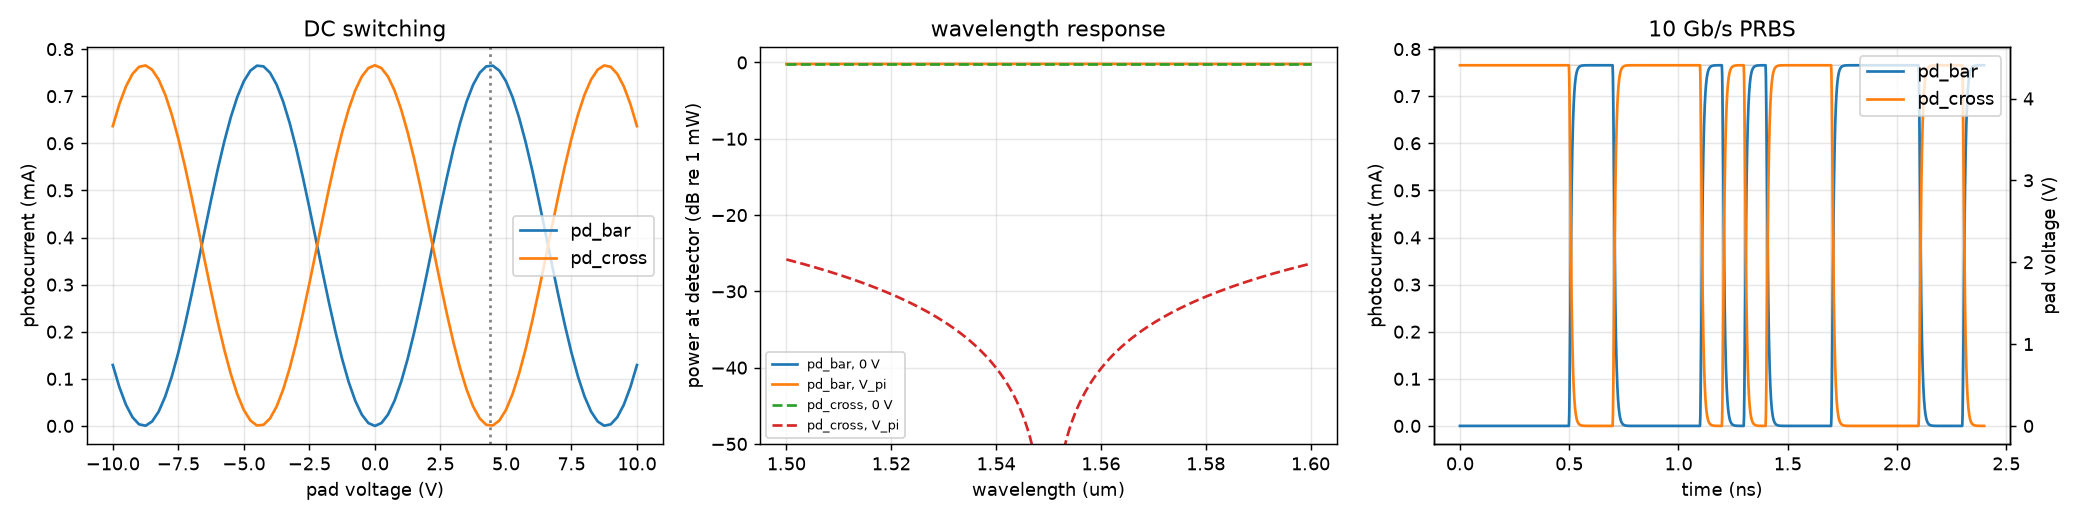

This chart was generated by the following Python code:
"""Example 12: simulating an optoelectronic chip as a circuit.

A small lithium niobate chip, laid out in gdsfactory: light enters an x-cut
MZI switch (photonfdtd.lnoi), whose signal electrode is wired to a bond pad;
each output runs to a waveguide photodetector biased from its own pads.
photonfdtd.circuit reads the layout's netlist, gives every instance a model
(the switch from its electroded cross-section, solved once and cached; the
waveguides from their length; the detectors from their responsivity), traces
the metal from the pads to the electrodes, and solves the whole chip.

1. DC: detector photocurrents against the pad voltage.
2. Wavelength: the chip's transmission at 0 V and at V_pi.
3. Time domain: a 10 Gb/s PRBS on the pad, through the modulator's 30 GHz
   electrode bandwidth and the detectors' 20 GHz bandwidth.

Needs gdsfactory. The first run solves the switch's cross-section (about a
minute); later runs read it from the cache.
"""
import matplotlib
matplotlib.use("Agg")
import matplotlib.pyplot as plt
import numpy as np
import gdsfactory as gf
from photonfdtd import circuit, lnoi
from photonfdtd.circuit.cells import photodetector

gf.gpdk.PDK.activate()

# ---- The layout.
chip_layout = gf.Component("eo_chip")
sw = chip_layout << lnoi.mzi_switch(arm_length=5000)
pad = chip_layout << gf.components.pad()
pad.move((-300, 250))
gf.routing.route_single(chip_layout, pad.ports["e3"], sw.ports["sig_w"],
                        cross_section="metal_routing", allow_width_mismatch=True)
for name, port in (("pd_cross", "o3"), ("pd_bar", "o4")):
    wg = chip_layout << gf.components.straight(length=200, cross_section=lnoi.rib())
    wg.connect("o1", sw.ports[port])
    pd = chip_layout << photodetector(bandwidth=20e9)
    pd.connect("o1", wg.ports["o2"])
    chip_layout.add_port(f"{name}_anode", port=pd.ports["anode_w"])
    chip_layout.add_port(f"{name}_cathode", port=pd.ports["cathode_w"])
chip_layout.add_port("laser", port=sw.ports["o1"])
chip_layout.add_port("gnd_top", port=sw.ports["gnd_top_w"])
chip_layout.add_port("gnd_bot", port=sw.ports["gnd_bot_w"])
chip_layout.write_gds("12_optoelectronic_chip.gds")

# ---- The circuit. Waveguides: the LN ridge's n_eff and n_g, 0.3 dB/cm.
chip = circuit.Chip.from_gdsfactory(chip_layout, bandwidth=30e9,
                                    waveguide=dict(neff=1.89, ng=2.3, loss_db_cm=0.3))
detectors = sorted(n for n, m in chip.models.items() if isinstance(m, circuit.Photodetector))
# Name each detector after the pad its anode is wired to.
label = {d: chip.net_names[chip.net((d, "anode"))].replace("_anode", "") for d in detectors}
print("instances:", ", ".join(f"{n} ({type(m).__name__})" for n, m in chip.models.items()))
print("nets:", chip.net_names)

bias = {"gnd_top": 0.0, "gnd_bot": 0.0,
        "pd_cross_anode": 0.0, "pd_bar_anode": 0.0,
        "pd_cross_cathode": 2.0, "pd_bar_cathode": 2.0}     # 2 V reverse bias
laser = {"laser": 1e-3}                                     # 1 mW

# Which detector sits on which output: follow the waveguide from o3 / o4.
st0 = chip.solve(1.55, drives={**bias, "pad": 0.0}, inputs=laser)
print("photocurrent at 0 V:",
      {label[d]: f"{st0.detector_current[d][0] * 1e3:.3f} mA" for d in detectors})

# ---- 1. DC sweep.
v = np.linspace(-10, 10, 81)
I = {d: [] for d in detectors}
for x in v:
    st = chip.solve(1.55, drives={**bias, "pad": x}, inputs=laser)
    for d in detectors:
        I[d].append(st.detector_current[d][0])
I = {d: np.array(i) for d, i in I.items()}
v_pi = lnoi.model(lnoi.mzi_switch(arm_length=5000)).info["vpi"]
print(f"V_pi = {v_pi:.2f} V")

# ---- 2. Wavelength.
wl = np.linspace(1.50, 1.60, 201)

# ---- 3. 10 Gb/s PRBS.
rate = 10e9
t = np.arange(0, 24 / rate, 1 / (rate * 64))
prbs = circuit.PRBS(low=0.0, high=v_pi, rate=rate, order=7)
tr = chip.transient(t, {**bias, "pad": prbs}, inputs=laser)

fig, ax = plt.subplots(1, 3, figsize=(16, 4))
for d in detectors:
    ax[0].plot(v, I[d] * 1e3, label=label[d])
ax[0].axvline(v_pi, color="gray", ls=":")
ax[0].set(xlabel="pad voltage (V)", ylabel="photocurrent (mA)", title="DC switching")
ax[0].legend(); ax[0].grid(alpha=0.3)
# The chip's only optical port is the laser input, so plot the light that
# reaches each detector.
st_wl0 = chip.solve(wl, drives={**bias, "pad": 0.0}, inputs=laser)
st_wl1 = chip.solve(wl, drives={**bias, "pad": v_pi}, inputs=laser)
for d, ls in zip(detectors, ("-", "--")):
    ax[1].plot(wl, 10 * np.log10(st_wl0.detector_power[d] / 1e-3 + 1e-12), ls, label=f"{label[d]}, 0 V")
    ax[1].plot(wl, 10 * np.log10(st_wl1.detector_power[d] / 1e-3 + 1e-12), ls,
               label=f"{label[d]}, V_pi")
ax[1].set(xlabel="wavelength (um)", ylabel="power at detector (dB re 1 mW)",
          title="wavelength response", ylim=(-50, 2))
ax[1].legend(fontsize=7); ax[1].grid(alpha=0.3)
ax2 = ax[2].twinx()
ax2.plot(t * 1e9, tr.drive["pad"], color="lightgray", lw=0.8)
ax2.set_ylabel("pad voltage (V)")
for d in detectors:
    ax[2].plot(t * 1e9, tr.detector_current[d] * 1e3, label=label[d])
ax[2].set(xlabel="time (ns)", ylabel="photocurrent (mA)", title="10 Gb/s PRBS")
ax[2].set_zorder(ax2.get_zorder() + 1); ax[2].patch.set_visible(False)
ax[2].legend(loc="upper right"); ax[2].grid(alpha=0.3)
fig.tight_layout()
fig.savefig("12_optoelectronic_chip.png", dpi=130)
print("saved 12_optoelectronic_chip.png")
